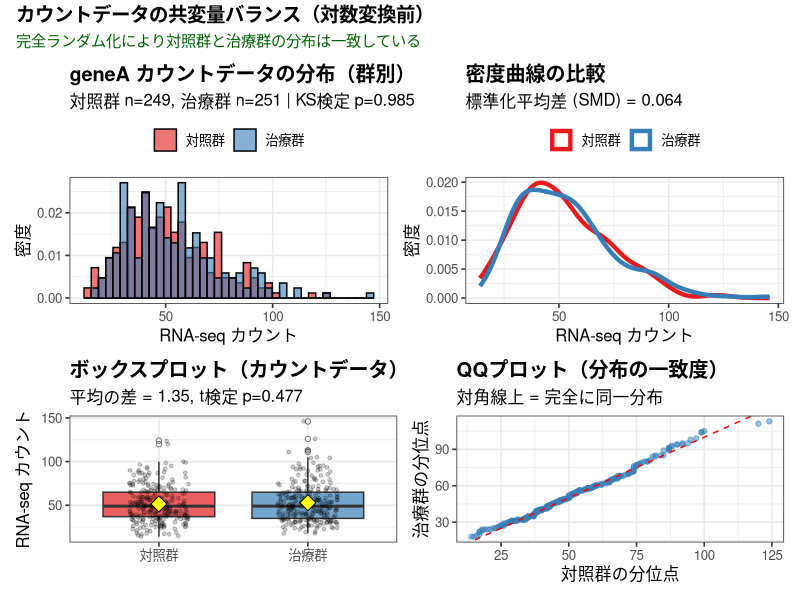

This figure's R source:
#!/usr/bin/env Rscript
# check_balance_raw_counts.R
# 対数変換前のカウントデータで対照群と治療群の共変量バランスを確認

suppressPackageStartupMessages({
  library(ggplot2)
  library(patchwork)
})

config <- list(
  seed_base = 20260215L,
  m_E = log(50), s_E = 0.35, theta_nb = 30,
  tau_base = -12.0, a_S = 2.0, a_G = 1.5,
  tau_min = -18.0, tau_max = -6.0,
  mu0 = 120.0, sigma_y = 5.0, sigma_G = 0.08
)

seed_cond <- 20260425
set.seed(seed_cond)

n <- 500
S <- rbinom(n, 1, 0.5)
Sc <- S - 0.5

# RNA-seqカウントデータの生成
E_true <- rnorm(n, config$m_E, config$s_E)
mu_nb <- exp(E_true)
C_count <- rnbinom(n, size = config$theta_nb, mu = mu_nb)

# 治療割り当て（完全ランダム化）
T_vec <- rbinom(n, 1, 0.5)

# データフレーム作成
dat <- data.frame(
  id = 1:n,
  Sex = factor(ifelse(S == 1, "Male", "Female")),
  C_count = C_count,
  T = T_vec,
  T_label = factor(ifelse(T_vec == 1, "治療群", "対照群"),
                   levels = c("対照群", "治療群"))
)

# 統計量の計算
cat("=== カウントデータの共変量バランス（n=500） ===\n\n")

cat("サンプルサイズ:\n")
table_T <- table(dat$T_label)
cat(sprintf("  対照群: %d\n", table_T["対照群"]))
cat(sprintf("  治療群: %d\n", table_T["治療群"]))

cat("\n性別の分布:\n")
sex_balance <- table(dat$Sex, dat$T_label)
print(sex_balance)
cat(sprintf("\n  カイ二乗検定: p = %.3f\n",
            chisq.test(sex_balance)$p.value))

cat("\ngeneA カウントデータの分布:\n")
count_T0 <- dat$C_count[dat$T == 0]
count_T1 <- dat$C_count[dat$T == 1]

cat(sprintf("\n対照群 (T=0, n=%d):\n", length(count_T0)))
cat(sprintf("  平均:   %.2f\n", mean(count_T0)))
cat(sprintf("  中央値: %.0f\n", median(count_T0)))
cat(sprintf("  SD:     %.2f\n", sd(count_T0)))
cat(sprintf("  範囲:   [%d, %d]\n", min(count_T0), max(count_T0)))

cat(sprintf("\n治療群 (T=1, n=%d):\n", length(count_T1)))
cat(sprintf("  平均:   %.2f\n", mean(count_T1)))
cat(sprintf("  中央値: %.0f\n", median(count_T1)))
cat(sprintf("  SD:     %.2f\n", sd(count_T1)))
cat(sprintf("  範囲:   [%d, %d]\n", min(count_T1), max(count_T1)))

cat("\n差の検定:\n")
cat(sprintf("  平均の差:     %.2f\n", mean(count_T1) - mean(count_T0)))
t_test <- t.test(count_T1, count_T0)
cat(sprintf("  t検定 p値:    %.3f\n", t_test$p.value))
ks_test <- ks.test(count_T0, count_T1)
cat(sprintf("  KS検定 p値:   %.3f\n", ks_test$p.value))

# 標準化平均差（SMD）
smd <- (mean(count_T1) - mean(count_T0)) /
       sqrt((sd(count_T0)^2 + sd(count_T1)^2) / 2)
cat(sprintf("  標準化平均差: %.3f (|SMD| < 0.1 が良好なバランス)\n", smd))

# 可視化
out_dir <- "sandbox/demov04/results_corrected"

# 1. 重ねヒストグラム（密度）
p1 <- ggplot(dat, aes(x = C_count, fill = T_label)) +
  geom_histogram(aes(y = after_stat(density)),
                 position = "identity", alpha = 0.6, bins = 40,
                 color = "black") +
  scale_fill_manual(values = c("対照群" = "#E41A1C", "治療群" = "#377EB8")) +
  labs(title = "geneA カウントデータの分布（群別）",
       subtitle = sprintf("対照群 n=%d, 治療群 n=%d | KS検定 p=%.3f",
                         length(count_T0), length(count_T1), ks_test$p.value),
       x = "RNA-seq カウント", y = "密度", fill = NULL) +
  theme_bw(base_size = 12) +
  theme(legend.position = "top", plot.title = element_text(face = "bold"))

# 2. 密度曲線のみ
p2 <- ggplot(dat, aes(x = C_count, color = T_label)) +
  geom_density(linewidth = 1.5) +
  scale_color_manual(values = c("対照群" = "#E41A1C", "治療群" = "#377EB8")) +
  labs(title = "密度曲線の比較",
       subtitle = sprintf("標準化平均差 (SMD) = %.3f", smd),
       x = "RNA-seq カウント", y = "密度", color = NULL) +
  theme_bw(base_size = 12) +
  theme(legend.position = "top", plot.title = element_text(face = "bold"))

# 3. ボックスプロット
p3 <- ggplot(dat, aes(x = T_label, y = C_count, fill = T_label)) +
  geom_boxplot(alpha = 0.7, outlier.shape = 1) +
  geom_jitter(width = 0.2, alpha = 0.2, size = 1) +
  scale_fill_manual(values = c("対照群" = "#E41A1C", "治療群" = "#377EB8")) +
  stat_summary(fun = mean, geom = "point", shape = 23, size = 4,
               fill = "yellow", color = "black") +
  labs(title = "ボックスプロット（カウントデータ）",
       subtitle = sprintf("平均の差 = %.2f, t検定 p=%.3f",
                         mean(count_T1) - mean(count_T0), t_test$p.value),
       x = NULL, y = "RNA-seq カウント") +
  theme_bw(base_size = 12) +
  theme(legend.position = "none", plot.title = element_text(face = "bold"))

# 4. QQプロット
qq_data <- data.frame(
  q_T0 = sort(count_T0),
  q_T1 = sort(count_T1)[1:length(count_T0)]
)

p4 <- ggplot(qq_data, aes(x = q_T0, y = q_T1)) +
  geom_point(alpha = 0.5, color = "#377EB8") +
  geom_abline(slope = 1, intercept = 0, color = "red", linetype = "dashed") +
  labs(title = "QQプロット（分布の一致度）",
       subtitle = "対角線上 = 完全に同一分布",
       x = "対照群の分位点", y = "治療群の分位点") +
  theme_bw(base_size = 12) +
  theme(plot.title = element_text(face = "bold"))

# レイアウト
layout <- (p1 | p2) / (p3 | p4)
layout <- layout + plot_annotation(
  title = "カウントデータの共変量バランス（対数変換前）",
  subtitle = "完全ランダム化により対照群と治療群の分布は一致している",
  theme = theme(plot.title = element_text(face = "bold", size = 14),
                plot.subtitle = element_text(size = 11, color = "darkgreen"))
)

ggsave(file.path(out_dir, "covariate_balance_raw_counts.png"),
       layout, width = 14, height = 10, dpi = 150)

cat("\n✓ 図を保存しました: covariate_balance_raw_counts.png\n")
cat("\n結論: 対照群と治療群でgeneAのカウントデータ分布は十分に重なっている\n")
cat("      これは完全ランダム化試験の期待される結果です\n")
